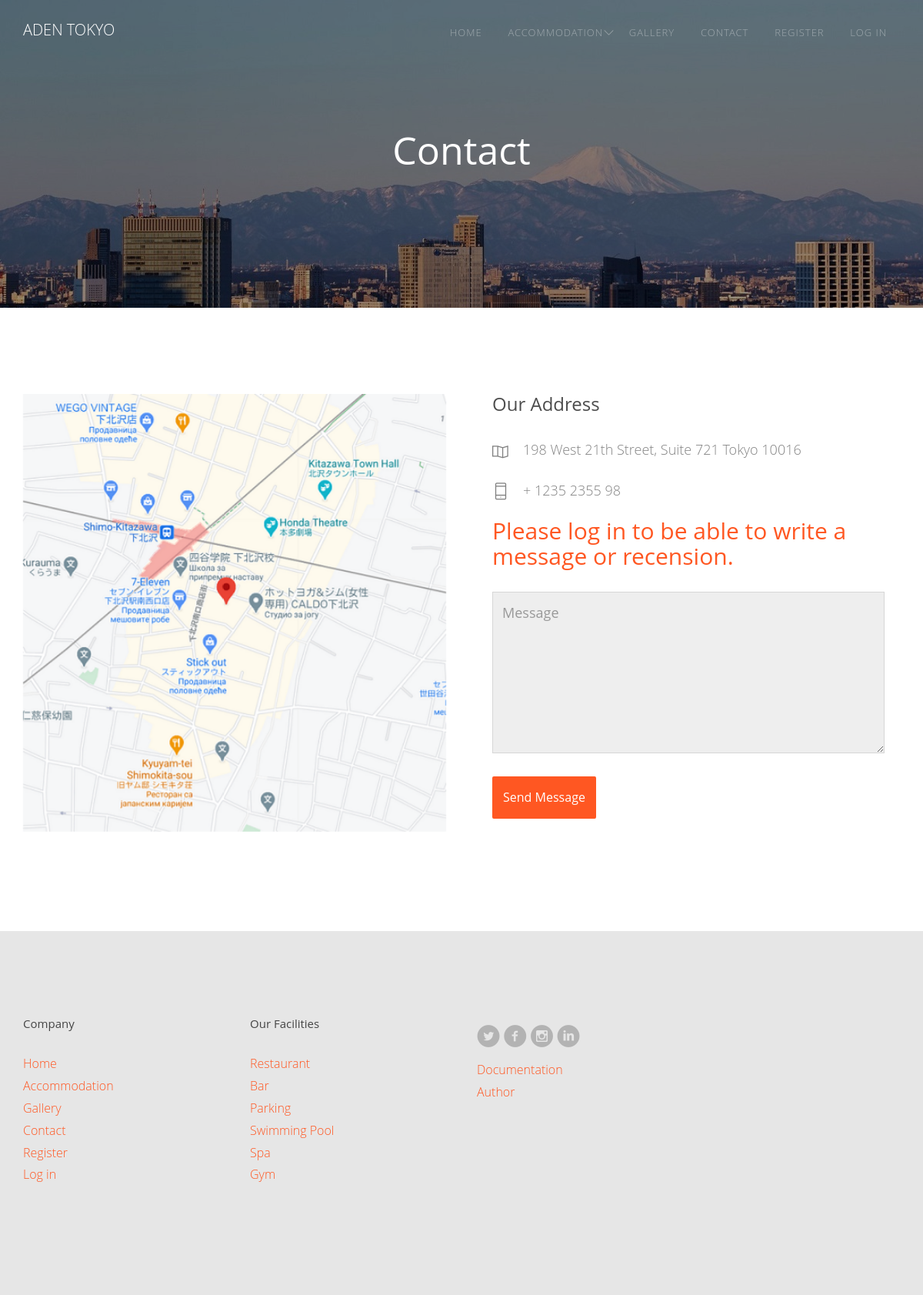
/index.php?page=contact, run on the app's committed database.
### tables this page shows
CREATE TABLE `menu` (
  `id_menu` int(50) NOT NULL,
  `href` varchar(50) NOT NULL,
  `text` varchar(50) NOT NULL
);

CREATE TABLE `facilities` (
  `id_facility` int(20) NOT NULL,
  `pic_src` varchar(30) NOT NULL,
  `name` varchar(30) NOT NULL,
  `text` text NOT NULL,
  `icon` varchar(30) NOT NULL
);

### models/functions.php (called while the page is built, shortened)
<?php
function vratiSve($tabela){
    global $konekcija;
    $upit = "SELECT * FROM $tabela";
    $dobijeniPodaci = $konekcija->query($upit)->fetchAll();
    return $dobijeniPodaci;
}
?>

### views/fixed/background.php (the view, shortened to what this page needs)
<div class="fh5co-parallax" data-stellar-background-ratio="0.5">
	<div class="overlay"></div>
	<div class="container">
		<div class="row">
			<div class="col-md-12 col-md-offset-0 col-sm-12 col-sm-offset-0 col-xs-12 col-xs-offset-0 text-center fh5co-table">
				<div class="fh5co-intro fh5co-table-cell">
					<h1 class="text-center">
                        <?php
							 if(isset($_GET["page"])){
								$page = $_GET["page"];
								foreach($meni as $m){
									if($page == $m->href){
										echo $m->text;
									}
								}
							}
                        ?>
                    </h1>
				</div>
			</div>
		</div>
	</div>
</div>

### views/fixed/header.php (shortened to what this page needs)
<div id="fh5co-wrapper">
        <div id="fh5co-page">
            <div id="fh5co-header">
                <header id="fh5co-header-section">
                    <div class="container">
                        <div class="nav-header">
                            <h1 id="fh5co-logo">
                                <a href="index.php">
                                    <span>Aden Tokyo</span>
                                </a>
                            </h1>
                            <nav id="fh5co-menu-wrap" role="navigation">
                                <ul class="sf-menu" id="fh5co-primary-menu">
                                <?php
                                    $meni = vratiSve("menu");
                                    $sobe = vratiSve("rooms");
                                    if(isset($_GET["page"])){
                                        $page = $_GET["page"];
                                    }
                                    $ispis = "";
                                    foreach($meni as $m){
                                            if($m->href != "admin"){
                                                if($m->href == "accommodation"){
                                                    $ispis .= "<li><a href='index.php?page=accommodations' class='fh5co-sub-ddown'>$m->text</a>
                                                                <ul class='fh5co-sub-menu'>";
                                                    foreach($sobe as $s){
                                                        $ispis .= "<li><a href='index.php?page=$m->href&idRoom=$s->id_room'>$s->room_name</a></li>";
                                                    }
                                                    $ispis .= "<li><a href='index.php?page=accommodations'>All accommodations</a></li>";
                                                    $ispis .= "</ul></li>";
                                                }
                                                else if($m->href == "login" && isset($_SESSION["user"])){
                                                    $ispis .= "<li><a href='index.php?page=reservations'>My reservations</a></li>";
                                                    $ispis .= "<li><a href='models/users/logout.php' class='btn btn-primary'>{$_SESSION['user']->first_name} - Log out</a></li>";
                                                }
                                                else if(strpos($page, $m->href)){
                                                    $ispis .= "<li><a class='active' href='index.php?page=$m->href'>$m->text</a></li>";
                                                }
                                                else{
                                                    $ispis .= "<li><a href='index.php?page=$m->href'>$m->text</a></li>";
                                                }
                                            }
                                    }
                                    echo $ispis;
                                ?>
                                </ul>
                            </nav>
                        </div>
                    </div>
                </header>
            </div>

### views/fixed/footer.php (shortened to what this page needs)
            <footer id="footer" class="fh5co-bg-color">
                <div class="container">
                    <div class="row">
                        <div class="col-md-6">
                            <div class="row">
                                <div class="col-md-6">
                                    <h3>Company</h3>
                                    <ul class="link">
                                        <?php
                                            foreach($meni as $m){
                                                if($m->href != "admin"){
                                                    echo "<li><a href='index.php?page=$m->href'>$m->text</a></li>";
                                                }
                                            }
                                        ?>
                                    </ul>
                                </div>
                                <div class="col-md-6">
                                    <h3>Our Facilities</h3>
                                    <ul class="link">
                                        <?php
                                            $facilities = vratiSve("facilities");
                                            foreach($facilities as $fac){
                                                echo "<li><a href='#'>$fac->name</a></li>";
                                            }
                                        ?>
                                    </ul>
                                </div>
                            </div>
                        </div>
                        <div class="col-md-6">
                            <ul class="social-icons">
                                <li>
                                    <a href="https://twitter.com/"><i class="icon-twitter-with-circle"></i></a>
                                    <a href="https://www.facebook.com/"><i class="icon-facebook-with-circle"></i></a>
                                    <a href="https://www.instagram.com/"><i class="icon-instagram-with-circle"></i></a>
                                    <a href="https://www.linkedin.com/"><i class="icon-linkedin-with-circle"></i></a>
                                </li>
                            </ul>
                            <ul class="link">
                                <li><a href='data/documentation.pdf'>Documentation</a></li>
                                <li><a href='index.php?page=author'>Author</a></li>
                            </ul>
                        </div>
                    </div>
                </div>
	        </footer>
	    </div>
    </div>
    </body>
</html>

### assets/css/superfish.css (style rules this page uses)
.sf-menu, .sf-menu * { margin: 0; padding: 0; list-style: none; }
.sf-menu li { position: relative; }
.sf-menu > li { float: left; }
.sf-menu a { display: block; position: relative; }
.sf-menu { float: left; margin-bottom: 1em; }
.sf-menu a { border-left: 1px solid #fff; border-top: 1px solid #dFeEFF; border-top: 1px solid rgba(255,255,255,.5); padding: .75em 1em; text-decoration: none; zoom: 1; }
.sf-menu a { color: #13a; }
.sf-menu li { background: #BDD2FF; white-space: nowrap; *white-space: normal; -webkit-transition: background .2s; transition: background .2s; }
.sf-arrows .sf-with-ul { padding-right: 2.5em; *padding-right: 1em; }
.sf-arrows .sf-with-ul:after { content: ''; position: absolute; top: 50%; right: 1em; margin-top: -3px; height: 0; width: 0; border: 5px solid transparent; border-top-color: #dFeEFF; border-top-color: rgba(255,255,255,.5); }

### assets/css/icomoon.css (style rules this page uses)
[class^="icon-"], [class*=" icon-"] { font-family: 'icomoon'; speak: none; font-style: normal; font-weight: normal; font-variant: normal; text-transform: none; line-height: 1; -webkit-font-smoothing: antialiased; -moz-osx-font-smoothing: grayscale; }
.icon-facebook-with-circle:before { content: "\ea66"; }
.icon-instagram-with-circle:before { content: "\ea6e"; }
.icon-linkedin-with-circle:before { content: "\ea72"; }
.icon-twitter-with-circle:before { content: "\ea7b"; }

### data on the page
menu: text "HOME", text "Home"
menu: text "ACCOMMODATION", text "Accommodation"
menu: text "GALLERY", text "Gallery"
menu: text "CONTACT", text "Contact"
menu: text "REGISTER", text "Register"
menu: text "LOG IN", text "Log in"
facilities: name "Restaurant"
facilities: name "Bar"
facilities: name "Parking"
facilities: name "Swimming Pool"
facilities: name "Spa"
facilities: name "Gym"
